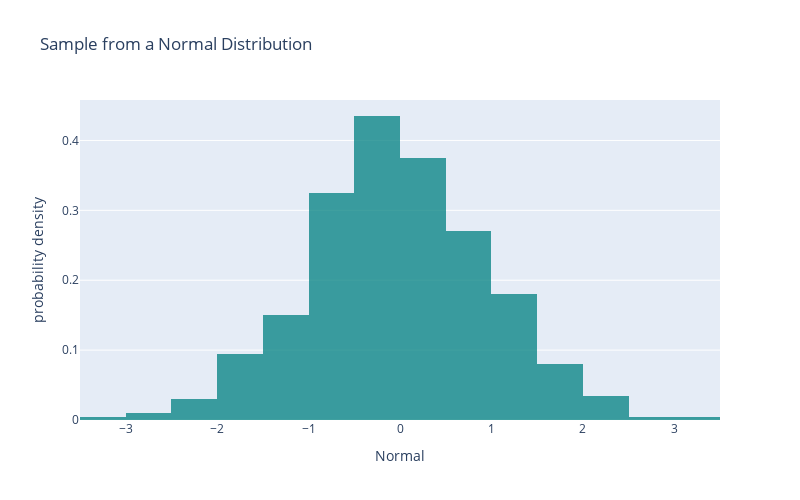

The notebook cell this image was saved under:
### Markdown cell above
7. Customise the transparency of the histogram using the input `opacity`.

### Code cell
fig = px.histogram(df, x="Normal", 
                   opacity=0.75,
                   color_discrete_sequence=['teal'],
                   nbins=25,
                   histnorm='probability density',
                   height = 500, width = 800,
                   title='Sample from a Normal Distribution')
fig.show()

### Figure 1 — Plotly figure (JSON) as saved in the notebook; plotly's stock layout.template omitted (floating-point values rounded to 4 significant figures; data arrays with more than 128 entries replaced by an {"elided": "..."} marker saying what was removed)
{"data": [{"alignmentgroup": "True", "bingroup": "x", "histnorm": "probability density", "hovertemplate": "Normal=%{x}<br>probability density=%{y}<extra></extra>", "legendgroup": "", "marker": {"color": "teal", "opacity": 0.75, "pattern": {"shape": ""}}, "name": "", "nbinsx": 25, "offsetgroup": "", "orientation": "v", "showlegend": false, "type": "histogram", "x": {"elided": "400 float values"}, "xaxis": "x", "yaxis": "y"}], "layout": {"barmode": "relative", "height": 500, "legend": {"tracegroupgap": 0}, "title": {"text": "Sample from a Normal Distribution"}, "width": 800, "xaxis": {"anchor": "y", "domain": [0, 1], "title": {"text": "Normal"}}, "yaxis": {"anchor": "x", "domain": [0, 1], "title": {"text": "probability density"}}}}
